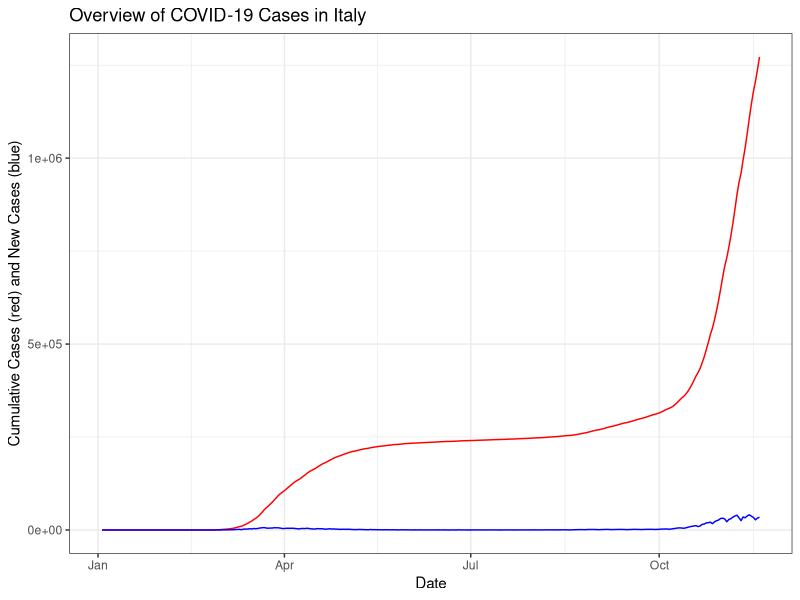
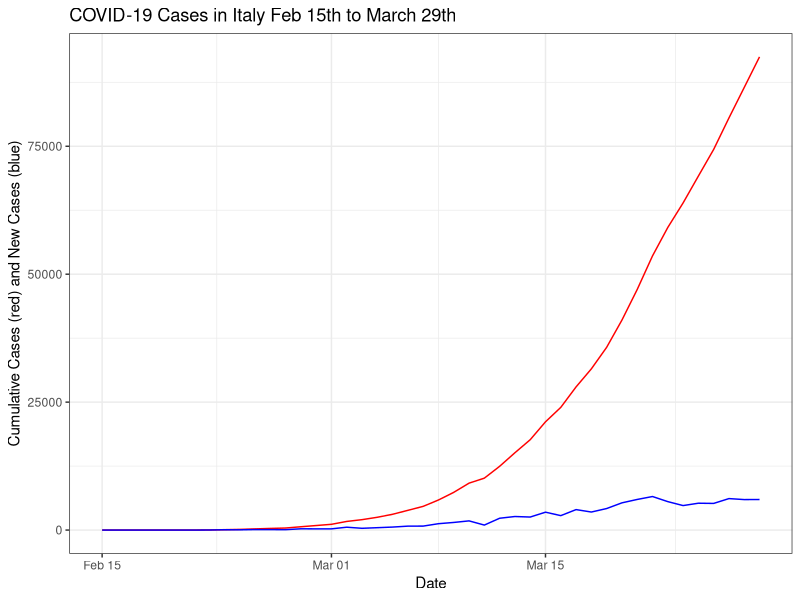
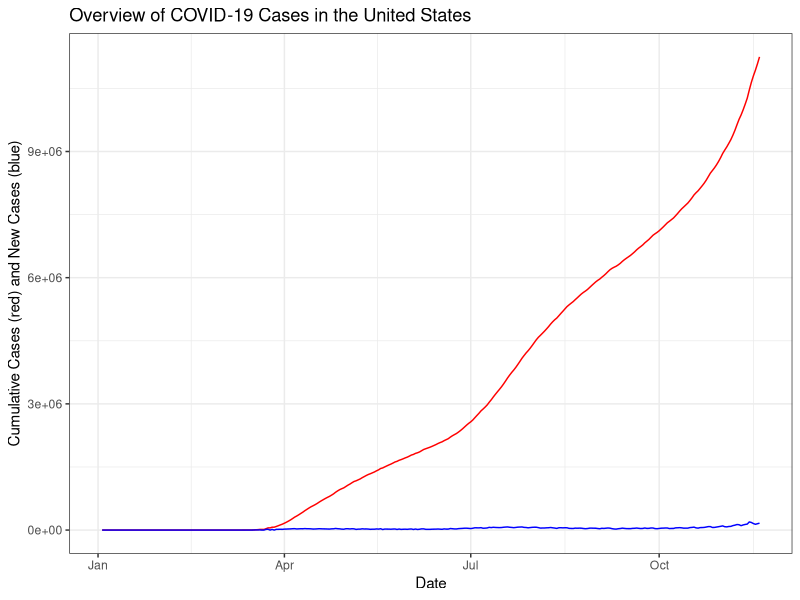
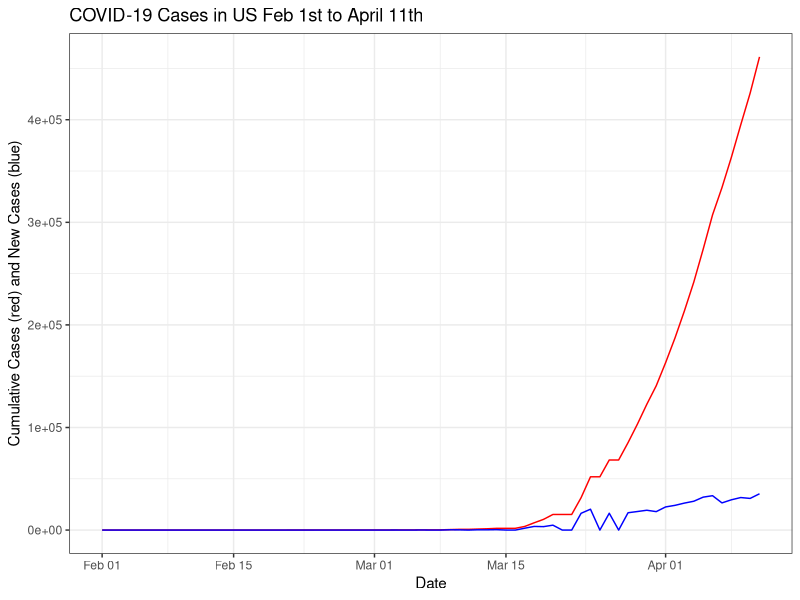
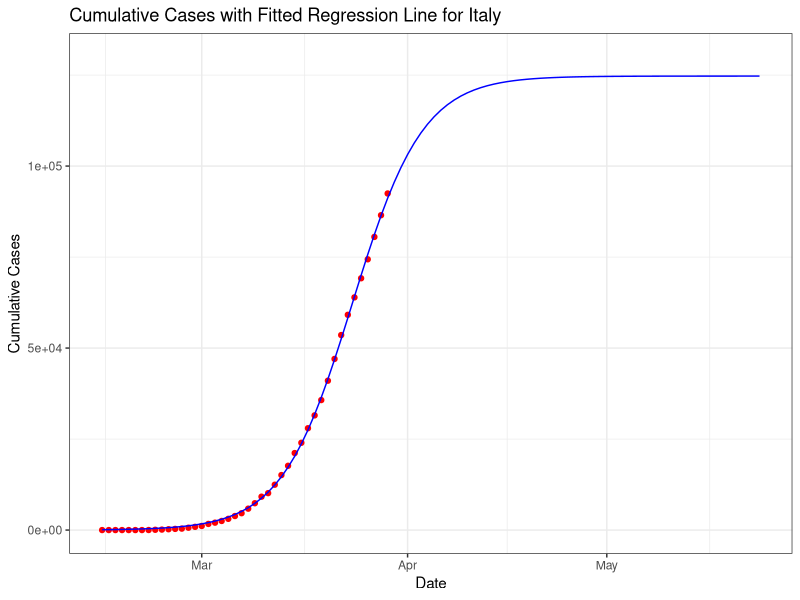
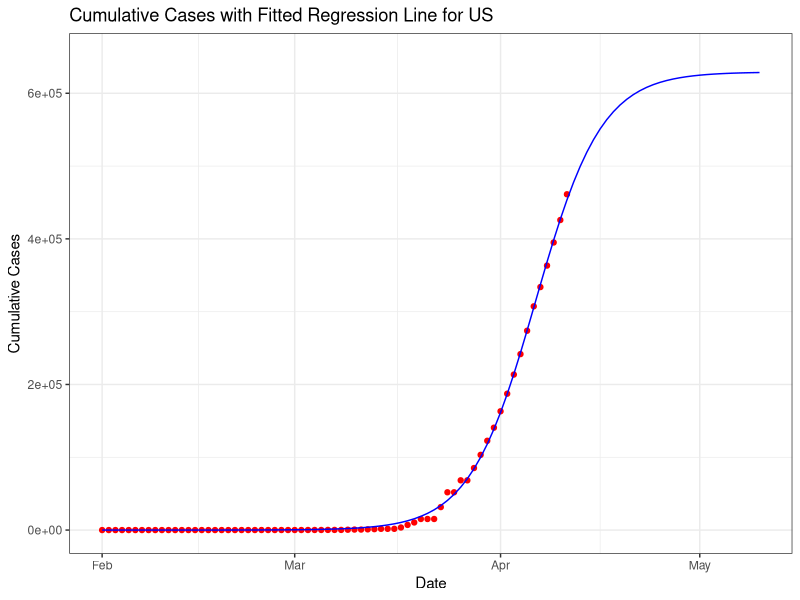
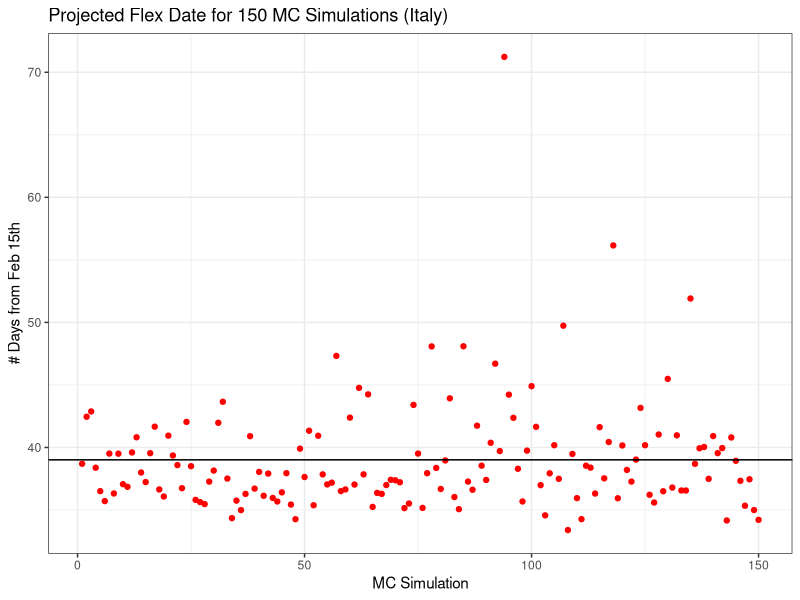
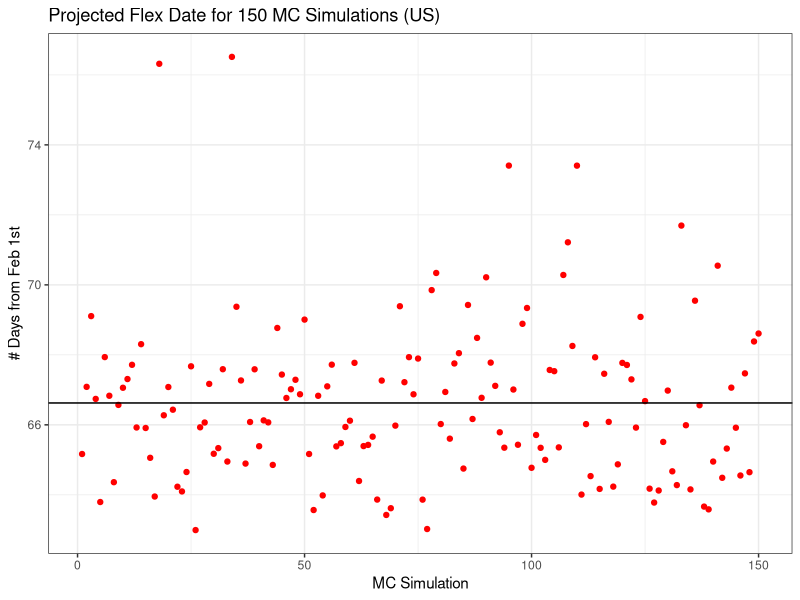

Generate these figures, in order, with R:
## ---- chunk 1
knitr::opts_chunk$set(echo = TRUE)
## ---- chunk 2

library(tidyverse)
library(readr)
library(car)

## ---- chunk 3

set.seed(2020)

#reading in WHO data
covid_dat <- read.csv("WHO-COVID-19-global-data.csv") 

dates <- covid_dat$Date_reported

#filtering for Italy data
italy_dat <- covid_dat %>% 
  filter(Country == "Italy")

ggplot() +
  geom_line(data = italy_dat, aes(x = as.Date(Date_reported, "%m/%d/%y"), y = Cumulative_cases), color = "red") +
  geom_line(data = italy_dat, aes(x = as.Date(Date_reported, "%m/%d/%y"), y = New_cases), color = "blue") +
  xlab("Date") +
  ylab("Cumulative Cases (red) and New Cases (blue)") +
  ggtitle("Overview of COVID-19 Cases in Italy") + 
  theme(axis.text.x = element_text(angle=45, hjust = 1)) +
  theme_bw()

#filtering 2/15 to 3/29
italy_dat_early <- italy_dat[44:87,]

#creating index column
italy_dat_early["index"] <- seq(1:nrow(italy_dat_early)) 

ggplot() +
  geom_line(data = italy_dat_early, aes(x = as.Date(Date_reported, "%m/%d/%y"), y = Cumulative_cases), color = "red") +
  geom_line(data = italy_dat_early, aes(x = as.Date(Date_reported, "%m/%d/%y"), y = New_cases), color = "blue") +
  xlab("Date") +
  ylab("Cumulative Cases (red) and New Cases (blue)") +
  ggtitle("COVID-19 Cases in Italy Feb 15th to March 29th") + 
  theme(axis.text.x = element_text(angle=45, hjust = 1)) +
  theme_bw()

## ---- chunk 4

us_dat <- covid_dat %>%
  filter(Country == "United States of America")

ggplot() +
  geom_line(data = us_dat, aes(x = as.Date(Date_reported, "%m/%d/%y"), y = Cumulative_cases), color = "red") +
  geom_line(data = us_dat, aes(x = as.Date(Date_reported, "%m/%d/%y"), y = New_cases), color = "blue") +
  xlab("Date") +
  ylab("Cumulative Cases (red) and New Cases (blue)") +
  ggtitle("Overview of COVID-19 Cases in the United States") + 
  theme(axis.text.x = element_text(angle=45, hjust = 1)) +
  theme_bw()


us_dat_early <- us_dat[30:100,] #selecting days Feb 1st to April 11th

ggplot() +
  geom_line(data = us_dat_early, aes(x = as.Date(Date_reported, "%m/%d/%y"), y = Cumulative_cases), color = "red") +
  geom_line(data = us_dat_early, aes(x = as.Date(Date_reported, "%m/%d/%y"), y = New_cases), color = "blue") +
  xlab("Date") +
  ylab("Cumulative Cases (red) and New Cases (blue)") +
  ggtitle("COVID-19 Cases in US Feb 1st to April 11th") + 
  theme(axis.text.x = element_text(angle=45, hjust = 1)) +
  theme_bw()

## ---- chunk 5

#gathering initial coefficient estimates for NLS
coef(lm(logit(italy_dat_early$Cumulative_cases/100000)~italy_dat_early$index))

#running NLS algorithm
italy_log <- nls(italy_dat_early$Cumulative_cases~a/(1+exp(-(b+c*italy_dat_early$index))),
                 start=list(a=100000,b=-10.242468,c=0.293917),data=italy_dat_early,trace=FALSE)

summary(italy_log)

#calculating flex point based on coefficients
flex_point <- -coef(italy_log)[2]/coef(italy_log)[3]

#creating a projection graph based on the model
projection_italy <- (coef(italy_log)[1])/(1 + exp(-(coef(italy_log)[2]+coef(italy_log)[3]*1:100)))

#creating a vector of dates for the x-axis
proj_dates_italy <- data.frame(projection_italy, "date" = dates[44:143])

## ---- chunk 6

#writing a function to simulate Monte Carlo random vectors
sim <- function(m, n) {
  mat <- matrix(data = NA, nrow = m, ncol = n) 
  
  for (i in 1:m){
    mat[i,] <- rnorm(n, sd = 0.1, mean = 1)
  }
  
  return(mat)
}

#using cum cases from Feb 15th to March 26th
cum_days <- italy_dat[44:84,6] 

#creating 150 simulations for 41 days
simulations <- sim(150, 41)

#writing a function that multiplies the simulation vectors by the case count vector
mult <- function(x, y){
  new_mat <- matrix(data = NA, nrow = 150, ncol = length(x))
  for (i in 1:length(x)) {
    new_mat[,i] <- x[i]*y[,i]
  }
  return(new_mat)
}

#multiplying the cumulative days vector by each simulation
test <- mult(cum_days, simulations)

mc_mat <- as.data.frame(test)

#running logistic regression for 150 simulations and get flex date for each

flex_mc <- rep(NA, 150)

for (i in 1:150) {
  row_data <- t(mc_mat[i,])
  index <- seq(1:length(row_data))
  coefs <- coef(lm(logit(row_data/100000)~index))
  italy_log <- nls(row_data~a/(1+exp(-(b+c*index))),
                  start=list(a=100000,b=coefs[1],c=coefs[2]),trace=FALSE)
  flex_mc[i] <- -coef(italy_log)[2]/coef(italy_log)[3]
}

#gathering mean flex date -> 38 days from Feb 15th = March 23rd
mean(na.omit(flex_mc)) 

#gathering standard deviation of flex dates
sd(na.omit(flex_mc)) 

#obtaining confidence intervals for the true flex date
upper <- mean(flex_mc) + qt(0.975, df = 149)*(sd(flex_mc)/sqrt(150))
lower <- mean(flex_mc) - qt(0.975, df = 149)*(sd(flex_mc)/sqrt(150))

lower
upper

## ---- chunk 7

us_dat <- covid_dat %>%
  filter(Country == "United States of America")

us_dat_early <- us_dat[30:100,]

us_dat_early["index"] <- seq(1:nrow(us_dat_early))

coef(lm(logit(us_dat_early$Cumulative_cases/500000)~us_dat_early$index))

us_log <- nls(us_dat_early$Cumulative_cases~a/(1+exp(-(b+c*us_dat_early$index))),
                 start=list(a=500000,b=-13.0652170,c=0.1920636),data=us_dat_early,trace=FALSE)

flex_point <- -coef(us_log)[2]/coef(us_log)[3]

projection_us <- (coef(us_log)[1])/(1 + exp(-(coef(us_log)[2]+coef(us_log)[3]*1:100)))

proj_dates_us <- data.frame(projection_us, "date" = dates[30:129])

cum_days_us <- us_dat_early$Cumulative_cases

simulations_us <- sim(150, 71)

test_us <- mult(cum_days_us, simulations_us)

mc_mat_us <- as.data.frame(test_us)

flex_mc_us <- rep(NA, 150)

for (i in 1:150) {
  row_data <- t(mc_mat_us[i,])
  index <- seq(1:length(row_data))
  coefs <- coef(lm(logit(row_data/700000)~index))
  us_log <- nls(row_data~a/(1+exp(-(b+c*index))),
                   start=list(a=700000,b=coefs[1],c=coefs[2]),trace=FALSE)
  flex_mc_us[i] <- -coef(us_log)[2]/coef(us_log)[3]
}

## ---- chunk 8

ggplot() +
  geom_point(data = italy_dat_early, aes(x = as.Date(Date_reported, "%m/%d/%y"), y = Cumulative_cases), color = "red") +
  geom_line(data = proj_dates_italy, aes(x = as.Date(date, "%m/%d/%y"), y = projection_italy), color = "blue") +
  ylim(0,130000) +
  xlab("Date") +
  ylab("Cumulative Cases") +
  ggtitle("Cumulative Cases with Fitted Regression Line for Italy") + 
  theme(axis.text.x = element_text(angle=45, hjust = 1)) +
  theme_bw()

ggplot() +
  geom_point(data = us_dat_early, aes(x = as.Date(Date_reported, "%m/%d/%y"), y = Cumulative_cases), color = "red") +
  geom_line(data = proj_dates_us, aes(x = as.Date(date, "%m/%d/%y"), y = projection_us), color = "blue") +
  ylim(0,650000) +
  xlab("Date") +
  ylab("Cumulative Cases") +
  ggtitle("Cumulative Cases with Fitted Regression Line for US") + 
  theme(axis.text.x = element_text(angle=45, hjust = 1)) +
  theme_bw()

## ---- chunk 9

ggplot() + #plot of simulated flex dates with line for avg
  geom_point(aes(x = seq(1,150,1), y = flex_mc), color = "red") +
  xlab("MC Simulation") +
  ylab("# Days from Feb 15th") +
  ggtitle("Projected Flex Date for 150 MC Simulations (Italy)") +
  geom_hline(aes(yintercept = mean(na.omit(flex_mc)))) +
  theme_bw()

ggplot() + #plot of simulated flex dates with line for avg
  geom_point(aes(x = seq(1,150,1), y = flex_mc_us), color = "red") +
  xlab("MC Simulation") +
  ylab("# Days from Feb 1st") +
  ggtitle("Projected Flex Date for 150 MC Simulations (US)") +
  geom_hline(aes(yintercept = mean(na.omit(flex_mc_us)))) +
  theme_bw()

## ---- chunk 10

#ITALY

#gathering mean flex date -> 38 days from Feb 15th = March 23rd
mean(na.omit(flex_mc)) 

#gathering standard deviation of flex dates
sd(na.omit(flex_mc)) 

#obtaining confidence intervals for the true flex date
upper <- mean(flex_mc) + qt(0.975, df = 149)*(sd(flex_mc)/sqrt(150))
lower <- mean(flex_mc) - qt(0.975, df = 149)*(sd(flex_mc)/sqrt(150))

lower
upper
#March 23rd to March 24th

#UNITED STATES

#gathering mean flex date -> 67 days from Feb 1st = April 7th
mean(na.omit(flex_mc_us)) 

#gathering standard deviation of flex dates
sd(na.omit(flex_mc_us)) 

#obtaining confidence intervals for the true flex date
upper <- mean(flex_mc_us) + qt(0.975, df = 149)*(sd(flex_mc_us)/sqrt(150))
lower <- mean(flex_mc_us) - qt(0.975, df = 149)*(sd(flex_mc_us)/sqrt(150))

lower
upper
#April 6th to April 7th
